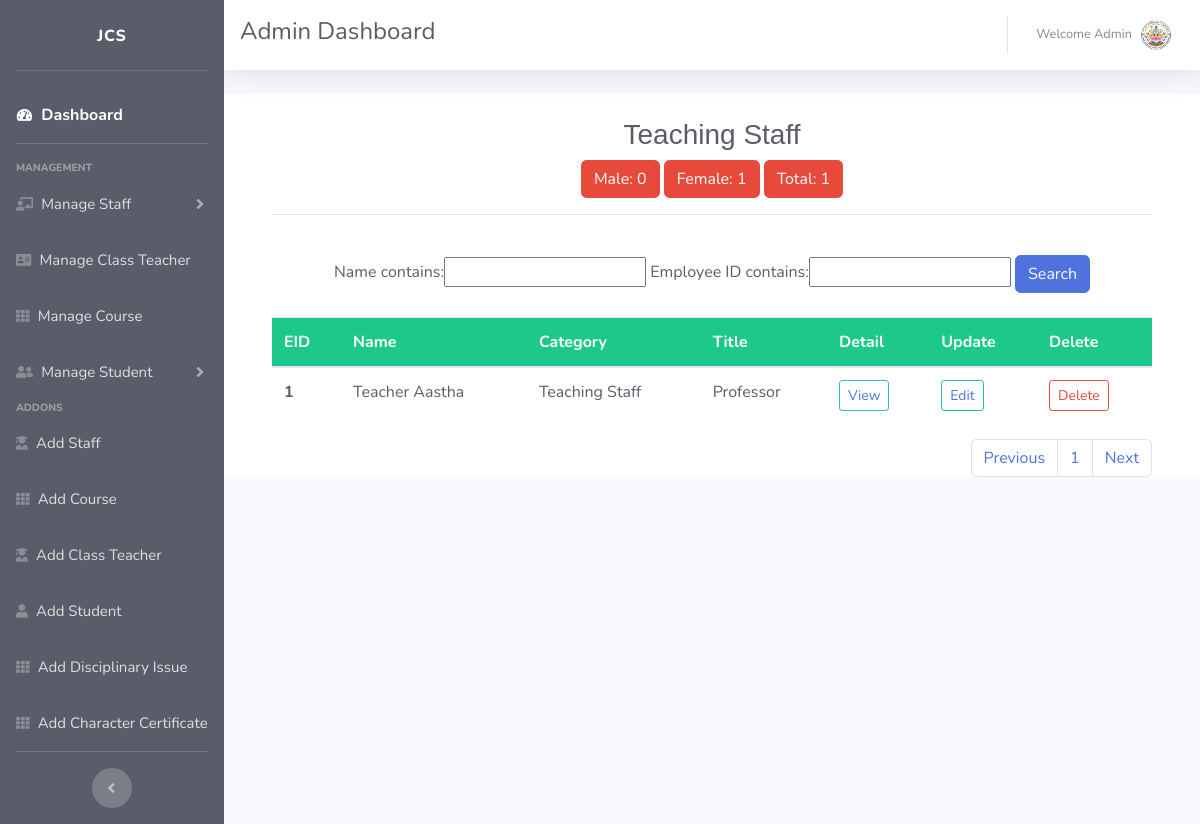
Screenshot of /teacher/ (signed in) with the database file from the repository.
### school_management_system_app/models.py (models this page shows, shortened)
class StaffDetail(models.Model):
    Employee_ID = models.BigIntegerField(primary_key=True)
    name = models.CharField(max_length=50)
    GENDER_MALE = 'Male'
    GENDER_FEMALE = 'Female'
    GENDER_CHOICES = [(GENDER_MALE, 'Male'), (GENDER_FEMALE, 'Female')]
    gender = models.CharField(choices=GENDER_CHOICES,
                              max_length=30, blank=True)
    date_of_birth = models.DateField(
        auto_now=False, auto_now_add=False, blank=True)
    CID = models.CharField(max_length=11, unique=True, blank=True)
    Administration = 'Administration'
    TeachingStaff = 'Teaching Staff'
    NonTeachingStaff = 'Non Teaching Staff'
    SupportingStaff = 'Supporting Staff'
    Category_choices = [
                        (TeachingStaff, 'Teaching Staff'),
                        (NonTeachingStaff, ''),
                        (SupportingStaff, ''),
                         (Administration, ''), ]
    category = models.CharField(
        choices=Category_choices, max_length=30, blank=True)
    position_title = models.CharField(max_length=50, blank=True)
    position_level = models.CharField(max_length=50, blank=True)
    grade = models.CharField(max_length=5, blank=True)
    appointment_date = models.DateField(
        auto_now=False, auto_now_add=False, blank=True)
    joining_date_of_present_school = models.DateField(
        auto_now=False, auto_now_add=False, blank=True)
    transfered_from = models.CharField(max_length=50, blank=True)
    Regular = 'Regular'
    Contract = 'Contract'
    Employment_choices = [(Regular, 'Regular'), (Contract, 'Contract')]
    Employment_type = models.CharField(
        choices=Employment_choices, max_length=30, blank=True)
    nationality = models.CharField(max_length=50, blank=True)
    subject = models.CharField(max_length=50, blank=True)
    qualification = models.TextField(blank=True)
    contact_number = models.CharField(
        max_length=8, blank=True)
    email = models.EmailField(blank=True, unique=True)
    permanent_address = models.TextField(blank=True)
    profile_pic = models.ImageField(
        upload_to="images/staff", default='/static/images/user.jpg', null=True, blank=True)

### school_management_system_app/adm_views.py (the view)
# urls.py: path('teacher/', adm_views.teacher, name='teacher'),
@login_required
def teacher(request):
    male = StaffDetail.objects.filter(category='Teaching Staff', gender='Male')
    female = StaffDetail.objects.filter(
        category='Teaching Staff', gender='Female')
    total = StaffDetail.objects.filter(category='Teaching Staff')
    all_field = StaffDetail.objects.filter(
        category='Teaching Staff').order_by('name')
    myFilter = StaffFilter(request.GET, queryset=all_field)
    all_field = myFilter.qs
    paginator = Paginator(all_field, 10)
    page_number = request.GET.get('page')
    all_field = paginator.get_page(page_number)
    return render(request, 'administrator/teacher.html',
                  {'all_field': all_field,
                   'myFilter': myFilter,
                   'male': male,
                   'female': female,
                   'total': total
                   })

### school_management_system_app/templates/administrator/teacher.html (shortened to what this page needs)
{% extends 'administrator/adm_base.html' %}
{% block content %}
<div class="container bg-white">
<div class="container-fluid bg-white text-dark">
    <br>
    <center><h3 style="font-family: Helvetica;">Teaching Staff </h3>
      <button type="submit" class="btn btn-danger my-2 my-sm-0">Male: {{male.count}}</button>
      <button type="submit" class="btn btn-danger my-2 my-sm-0">Female: {{female.count}}</button>
      <button type="submit" class="btn btn-danger my-2 my-sm-0">Total: {{total.count}}</button></center>
    <hr>
  <br><center>
    <form method="GET">
      {{myFilter.form}}
      <button type="submit" class="btn btn-primary my-2 my-sm-0">Search</button>
    </form></center>
    <div class="table-responsive">
    <table class="table table-hover">
      <thead class="bg-success text-white">
        <tr>
          <th scope="col">EID</th>
          <th scope="col">Name</th>
          <th scope="col">Category</th>
          <th scope="col">Title</th>
          <th scope="col">Detail</th>
          <th scope="col">Update</th>
          <th scope="col">Delete</th>
        </tr>
      </thead>
      <tbody class="text-dark">
        {% for all_field in all_field%}
        <tr>
          <th scope="row">{{all_field.Employee_ID}}</th>
          <td>{{all_field.name}}</td>
          <td>{{all_field.category}}</td>
          <td>{{all_field.position_title}}</td>
          <td>
            <button type="button" class="btn btn-outline-info btn-sm">
              <a href="{% url 'teacher_detail' all_field.Employee_ID%}">View</a>
            </button>
          </td>
          <td>
            <button type="button" class="btn btn-outline-success btn-sm">
              <a href="{% url 'edit_teacher_detail' all_field.Employee_ID %}">Edit</a>
            </button>
          </td>
          <td>
            <button
              type="button"
              class="btn btn-outline-danger btn-sm"
              data-toggle="modal"
              data-target="#deletestaff{{all_field.Employee_ID}}">
              Delete
            </button>
          </td>
        </tr>
        {% endfor %}
      </tbody>
    </table>
    </div>
    <nav aria-label="Page navigation example">
      <ul class="pagination justify-content-end">
        <li class="page-item"><a class="page-link" href="?page=1">Previous</a></li>
        <li class="page-item">
          <a class="page-link" href="?page={{ all_field.number }}"
            >{{ all_field.number }}</a>
        </li>
        <li class="page-item">
          <a class="page-link" href="?page={{ all_field.paginator.num_pages }}"
            >Next</a>
        </li>
      </ul>
    </nav>
</div>
</div>
{% endblock content %}

### school_management_system_app/templates/administrator/adm_base.html (shortened to what this page needs)
{% load static %}
<!DOCTYPE html>
<html lang="en">
<head>
    <link href="{% static 'vendor/fontawesome-free/css/all.min.css' %}" rel="stylesheet" type="text/css">
    <link href="{% static 'css/sb-admin-2.min.css' %}" rel="stylesheet">
</head>
<body id="page-top">
    <div id="wrapper">
        <ul class="navbar-nav bg-dark sidebar sidebar-dark accordion" id="accordionSidebar">
            <a class="sidebar-brand align-items-center justify-content-center">
                <span>JCS</span>
            </a>
            <hr class="sidebar-divider">
            <li class="nav-item active">
                <a class="nav-link" href="{% url 'adm_home' %}">
                    <i class="fas fa-fw fa-tachometer-alt"></i>
                    <span style="font-size: 16px">Dashboard</span></a>
            </li>
            <hr class="sidebar-divider">
            <div class="sidebar-heading">
                Management
            </div>
            <li class="nav-item">
                <a class="nav-link collapsed" href="#" data-toggle="collapse" data-target="#collapseTwo"
                    aria-expanded="true" aria-controls="collapseTwo">
                    <i class="fas fa-chalkboard-teacher"></i>
                    <span style="font-size: 15px">Manage Staff</span>
                </a>
            </li>
            <li class="nav-item">
                <a class="nav-link" href="{% url 'class_teacher' %}">
                    <i class="nav-icon fas fa-address-card"></i>
                    <span style="font-size: 15px">Manage Class Teacher</span></a>
            </li>
            <li class="nav-item">
                <a class="nav-link" href="{% url 'all_course' %}">
                    <i class="nav-icon fas fa-th"></i>
                    <span style="font-size: 15px">Manage Course</span></a>
            </li>
            <li class="nav-item">
                <a class="nav-link collapsed" href="#" data-toggle="collapse" data-target="#collapseUtilities"
                    aria-expanded="true" aria-controls="collapseUtilities">
                    <i class="nav-icon fas fa-user-friends"></i>
                    <span style="font-size: 15px">Manage Student</span>
                </a>
            </li>
            <div class="sidebar-heading">
                Addons
            </div>
            <li class="nav-item">
                <a class="nav-link" href="{% url 'add_staff' %}">
                    <i class="nav-icon fas fa-user-graduate"></i>
                    <span style="font-size: 15px">Add Staff</span></a>
            </li>
            <li class="nav-item">
                <a class="nav-link" href="{% url 'add_course' %}">
                    <i class="nav-icon fas fa-th"></i>
                    <span style="font-size: 15px">Add Course</span></a>
            </li>
            <li class="nav-item">
                <a class="nav-link" href="{% url 'add_class_teacher' %}">
                    <i class="nav-icon fas fa-user-graduate"></i>
                    <span style="font-size: 15px">Add Class Teacher</span></a>
            </li>
            <li class="nav-item">
                <a class="nav-link" href="{% url 'add_std' %}">
                    <i class="nav-icon fas fa-user"></i>
                    <span style="font-size: 15px">Add Student</span></a>
            </li>
            <li class="nav-item">
                <a class="nav-link" href="{% url 'disciplinaryissue' %}">
                    <i class="nav-icon fas fa-th"></i>
                    <span style="font-size: 15px">Add Disciplinary Issue</span></a>
            </li>
            <li class="nav-item">
                <a class="nav-link" href="{% url 'charactercertificate' %}">
                    <i class="nav-icon fas fa-th"></i>
                    <span style="font-size: 15px">Add Character Certificate</span></a>
            </li>
            <hr class="sidebar-divider d-none d-md-block">
            <div class="text-center d-none d-md-inline">
                <button class="rounded-circle border-0" id="sidebarToggle"></button>
            </div>
        </ul>
        <div id="content-wrapper" class="d-flex flex-column">
            <div id="content">
                <nav class="navbar navbar-expand topbar mb-4 static-top bg-white text-dark shadow">
                    <h4>Admin Dashboard</h4>
                    <ul class="navbar-nav ml-auto">
                        <li class="nav-item dropdown no-arrow">
                            <a class="nav-link dropdown-toggle" href="#" id="userDropdown" role="button"
                                data-toggle="dropdown" aria-haspopup="true" aria-expanded="false">
                                <span class="mr-2 d-lg-inline text-gray-600 small">Welcome {{user.username |capfirst}}</span>
                                <img class="img-profile rounded-circle"
                                    src="{% static 'images/jcs.png' %}">
                            </a>
                        </li>
                    </ul>
                </nav>
                {% block content %}
        		{% endblock %}
            </div>
        </div>
    </div>
</body>
</html>

### rows the page displays
StaffDetail: Employee_ID "1", name "Teacher Aastha", category "Teaching Staff", position_title "Professor"

### other values shown
{{ user.username |capfirst }} "Admin"
{{ male.count }} "0"
{{ female.count }} "1"
{{ total.count }} "1"
{{ all_field.number }} "1"
